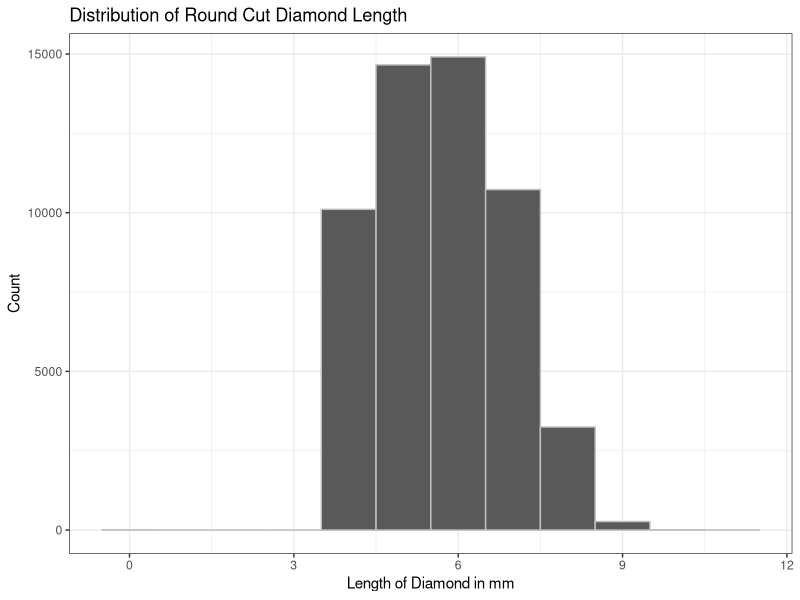
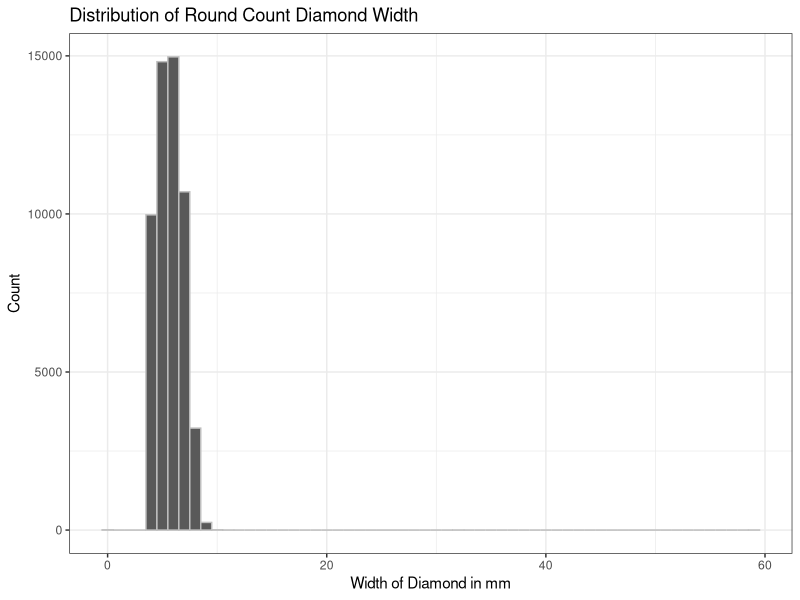
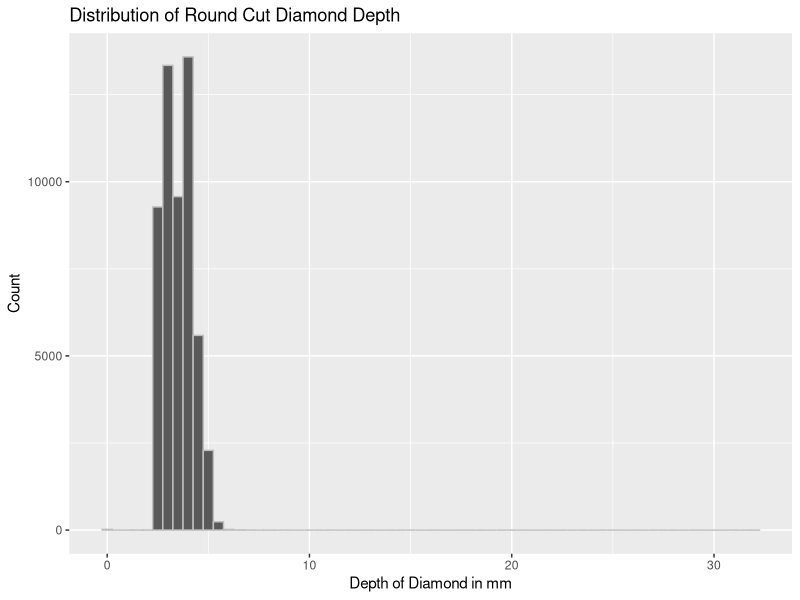
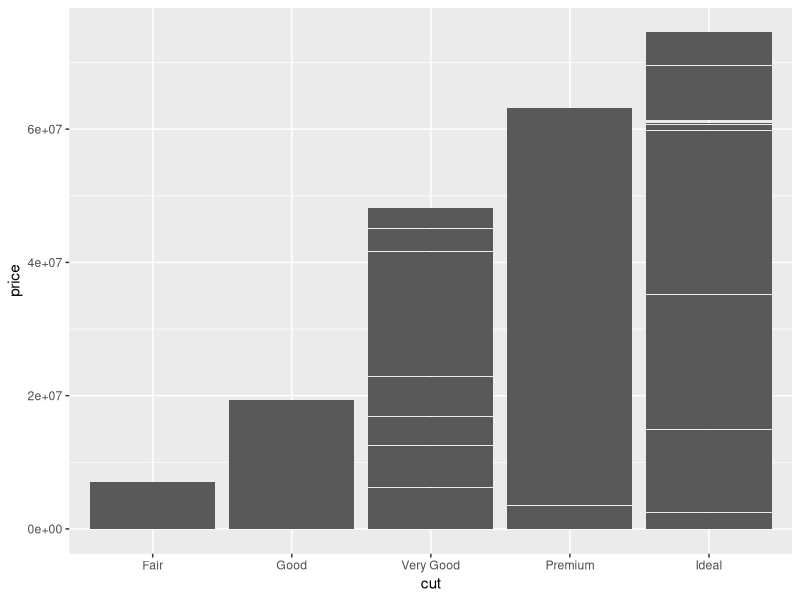
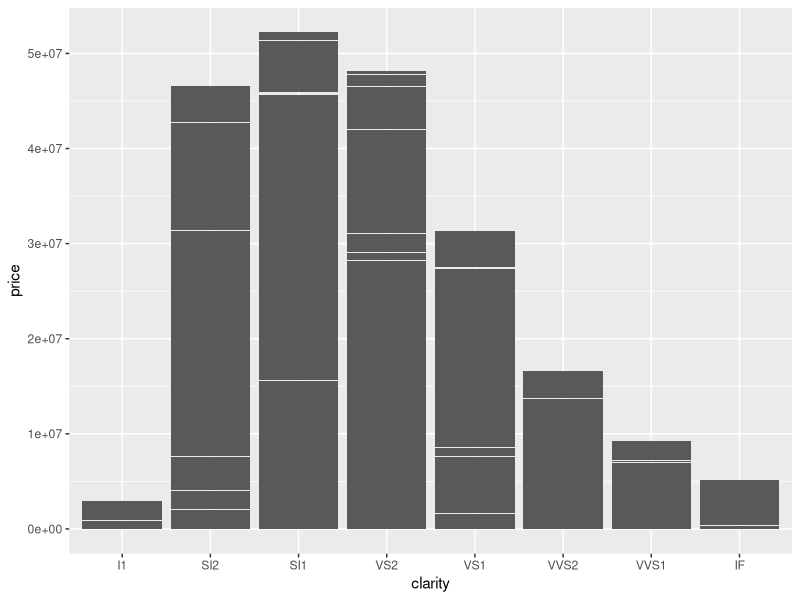
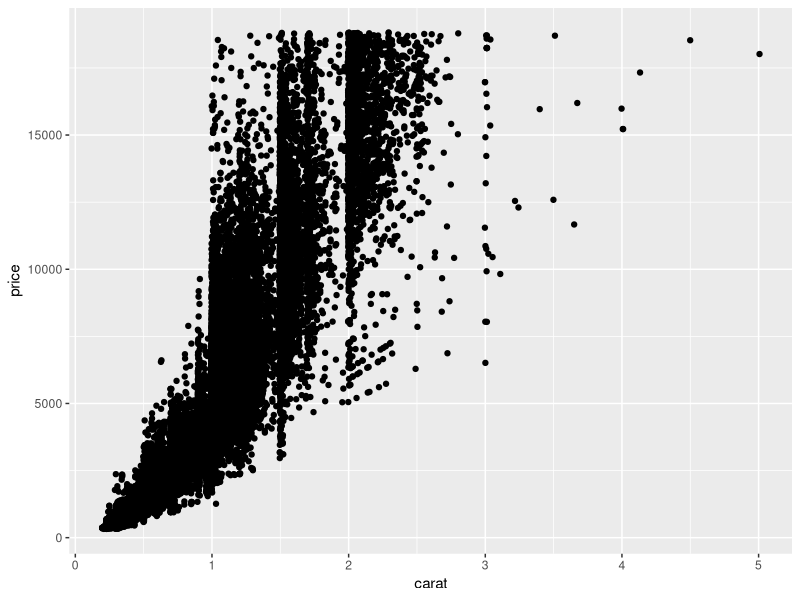
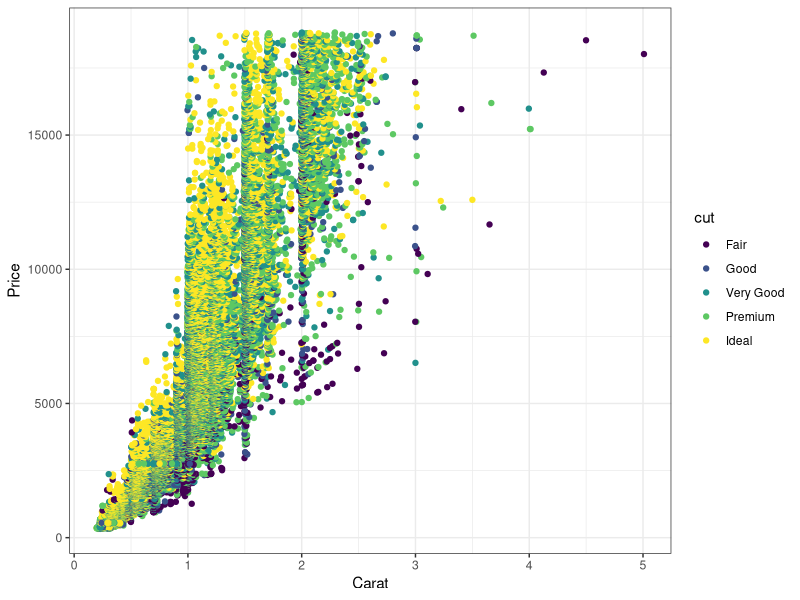
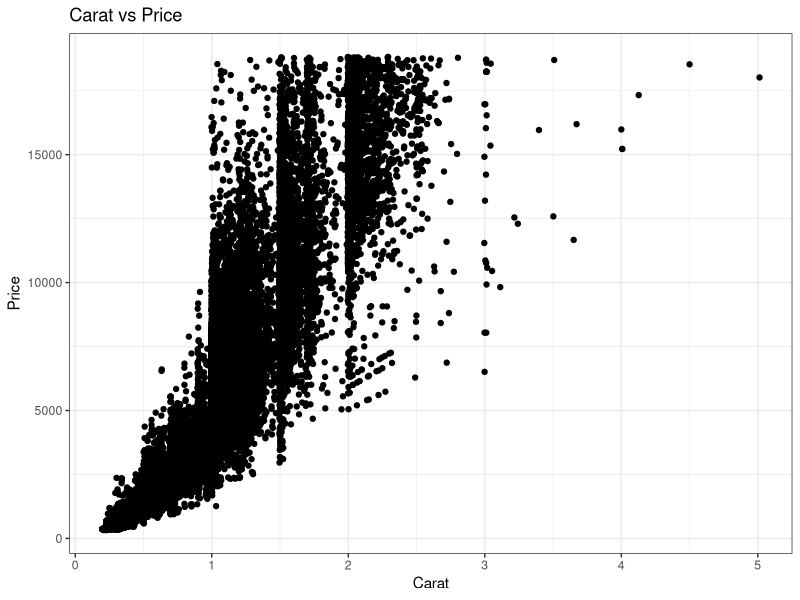

Generate these figures, in order, with R:
## ---- chunk 1
knitr::opts_chunk$set(echo = TRUE)
## ---- chunk 2
library(tidyverse)
library(corrplot)
?diamonds
head(diamonds)
## ---- chunk 3
ggplot(data = diamonds, aes(x = x)) +
  geom_histogram(binwidth = 1, color = "grey") +
  labs(
    x = "Length of Diamond in mm",
    y = "Count",
    title = "Distribution of Round Cut Diamond Length"
  ) +
  theme_bw()
## ---- chunk 4
ggplot(data = diamonds, aes(x = y)) +
  geom_histogram(binwidth = 1, color = "grey") +
  labs(
    x = "Width of Diamond in mm",
    y = "Count",
    title = "Distribution of Round Count Diamond Width"
  ) +
  theme_bw()

## ---- chunk 5
ggplot(data = diamonds, aes(x = z)) +
  geom_histogram(binwidth = .5, color = "grey") +
  labs(
    x = "Depth of Diamond in mm",
    y = "Count",
    title = "Distribution of Round Cut Diamond Depth"
    
  )
## ---- chunk 6
ggplot() +
  geom_col(data = diamonds, aes(x = cut, y = price))
## ---- chunk 7
ggplot() +
  geom_col(data = diamonds, aes(x = clarity, y = price))
## ---- chunk 8
ggplot() +
  geom_jitter(data = diamonds, aes(x = carat, y = price))
## ---- chunk 9
ggplot() +
  geom_jitter(data = diamonds, aes(x = carat,  y = price, color = cut)) + 
  labs(x = "Carat",
       y = "Price",
       Title = "Carat vs Price with Different Quality Cuts") +
  theme_bw()
## ---- chunk 10
ggplot() +
  geom_jitter(data = diamonds, aes(x = carat, y = price)) +
  labs(
    x = "Carat",
    y = "Price",
    title = "Carat vs Price") +
  theme_bw()
